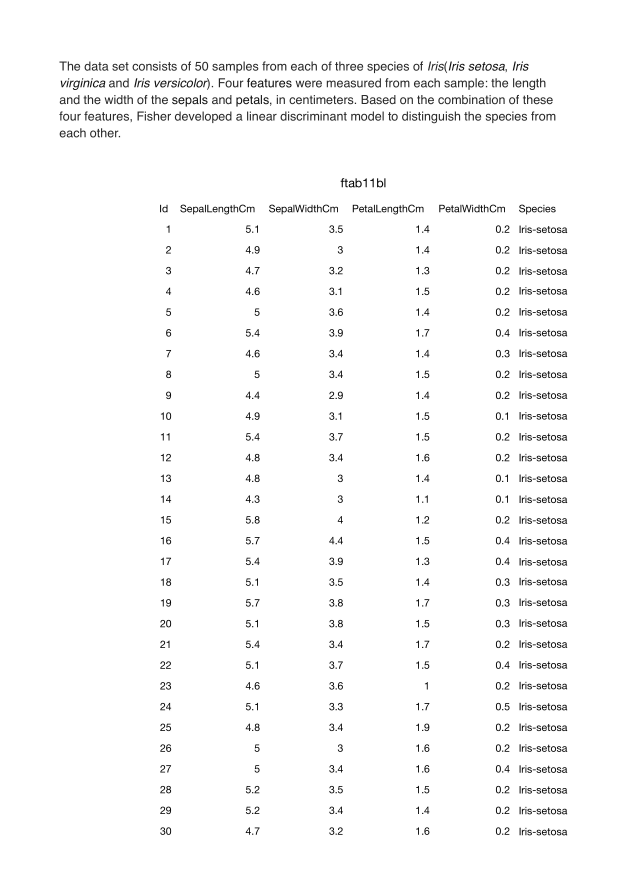
#> input picture image1.jpg, 2480 x 3507 px (shown at 1/4 size)
$ jupyter execute --allow-errors Example2.ipynb   (shell and % lines are left out)   (older library calls are emulated)
#> lines starting #> are read from the running program, lines starting #| are printed output that depends on the picture; after the words box and inside, x2 and y2 are one past the last pixel; in counts of white or black regions, pixels touching at a corner belong together
[cell 1]
#Loading all required libraries
%pylab inline
import cv2
import numpy as np
import pandas as pd
import pytesseract
import matplotlib.pyplot as plt
import statistics

[cell 2]
#Setting matplot figure size
plt.rcParams['figure.figsize'] = [15, 8]

[cell 3]
# loading image form directory
img = cv2.imread('image1.jpg',0)
#> img is the input picture: shape (3507, 2480); min 0, max 255, mean 249.1

[cell 4]
img.shape

[cell 5]
# showing image
imgplot = plt.imshow(cv2.resize(img, None, fx=2, fy=2, interpolation=cv2.INTER_CUBIC),cmap='gray')
plt.show()

[cell 6]
# for adding border to an image
img1= cv2.copyMakeBorder(img,50,50,50,50,cv2.BORDER_CONSTANT,value=[255,255])
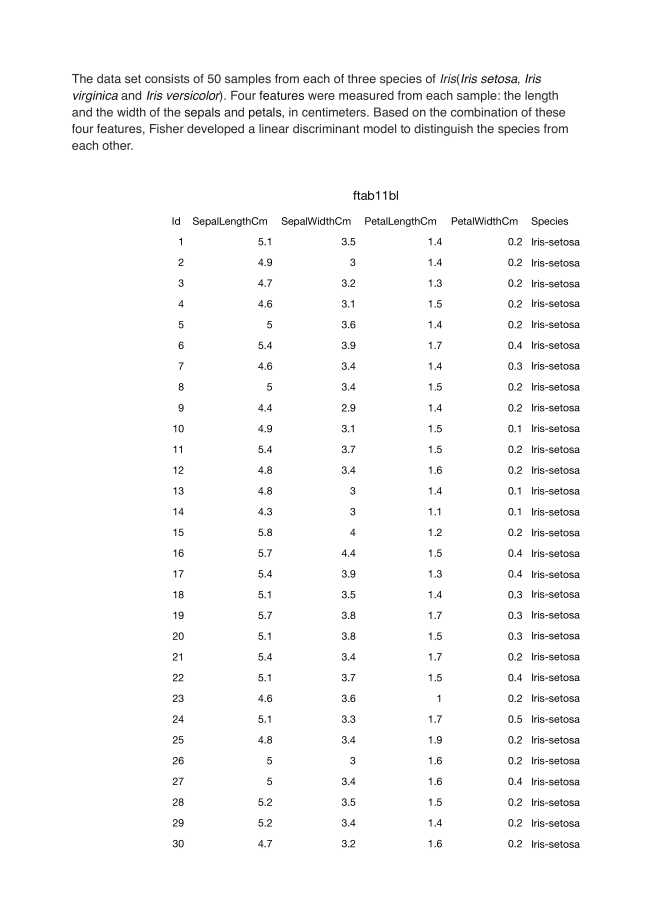
#> img1: shape (3607, 2580) (shown at 1/4 size); min 0, max 255, mean 249.5

[cell 7]
img123 = img1.copy()

[cell 8]
# Thresholding the image
(thresh, th3) = cv2.threshold(img1, 128, 255,cv2.THRESH_BINARY|cv2.THRESH_OTSU)
#> th3: shape (3607, 2580); 97.7% white; 1158 black regions (33 under 20 px), largest, box (x1, y1, x2, y2) and area: (1497, 430, 1524, 466) 496, (954, 305, 989, 332) 424, (1316, 439, 1351, 466) 424
#> thresh = 144

[cell 9]
imgplot = plt.imshow(cv2.resize(th3, None, fx=2, fy=2, interpolation=cv2.INTER_CUBIC),cmap='gray')
plt.show()

[cell 10]
# to flip image pixel values
th3 = 255-th3
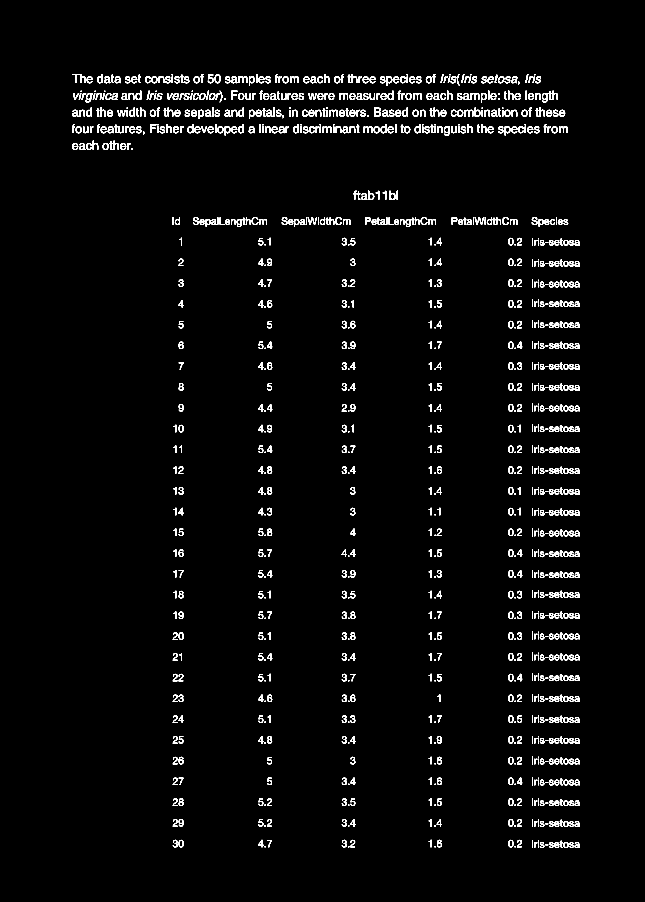
#> th3: shape (3607, 2580) (shown at 1/4 size); 2.3% white; 1158 white regions (33 under 20 px)

[cell 11]
imgplot = plt.imshow(cv2.resize(th3, None, fx=2, fy=2, interpolation=cv2.INTER_CUBIC),cmap='gray')
plt.show()

[cell 12]
# initialize kernels for table boundaries detections
if(th3.shape[0]<1000):
    ver = np.array([[1],
               [1],
               [1],
               [1],
               [1],
               [1],
               [1]])
    hor = np.array([[1,1,1,1,1,1]])

else:
    ver = np.array([[1],
               [1],
               [1],
               [1],
               [1],
               [1],
               [1],
               [1],
               [1],
               [1],
               [1],
               [1],
               [1],
               [1],
               [1],
               [1],
               [1],
               [1],
               [1]])
    hor = np.array([[1,1,1,1,1,1,1,1,1,1,1,1,1,1,1]])

[cell 13]
# to detect vertical lines of table borders
img_temp1 = cv2.erode(th3, ver, iterations=3)
#> img_temp1: shape (3607, 2580); every value is 0
verticle_lines_img = cv2.dilate(img_temp1, ver, iterations=3)

[cell 14]
imgplot = plt.imshow(cv2.resize(verticle_lines_img, None, fx=2, fy=2, interpolation=cv2.INTER_CUBIC),cmap='gray')
plt.show()

[cell 15]
# to detect horizontal lines of table borders
img_hor = cv2.erode(th3, hor, iterations=3)
hor_lines_img = cv2.dilate(img_hor, hor, iterations=4)

[cell 16]
imgplot = plt.imshow(cv2.resize(hor_lines_img, None, fx=2, fy=2, interpolation=cv2.INTER_CUBIC),cmap='gray')
plt.show()

[cell 17]
# adding horizontal and vertical lines
hor_ver = cv2.add(hor_lines_img,verticle_lines_img)

[cell 18]
imgplot = plt.imshow(cv2.resize(hor_ver, None, fx=2, fy=2, interpolation=cv2.INTER_CUBIC),cmap='gray')
plt.show()

[cell 19]
hor_ver = 255-hor_ver
#> hor_ver: shape (3607, 2580); every value is 255

[cell 20]
imgplot = plt.imshow(cv2.resize(hor_ver, None, fx=2, fy=2, interpolation=cv2.INTER_CUBIC),cmap='gray')
plt.show()

[cell 21]
# subtracting table borders from image
temp = cv2.subtract(th3,hor_ver)

[cell 22]
imgplot = plt.imshow(cv2.resize(temp, None, fx=2, fy=2, interpolation=cv2.INTER_CUBIC),cmap='gray')
plt.show()

[cell 23]
temp = 255-temp

[cell 24]
imgplot = plt.imshow(cv2.resize(temp, None, fx=2, fy=2, interpolation=cv2.INTER_CUBIC),cmap='gray')
plt.show()

[cell 25]
#Doing xor operation for erasing table boundaries
tt = cv2.bitwise_xor(img1,temp)

[cell 26]
imgplot = plt.imshow(cv2.resize(tt, None, fx=2, fy=2, interpolation=cv2.INTER_CUBIC),cmap='gray')
plt.show()

[cell 27]
iii = cv2.bitwise_not(tt)

[cell 28]
imgplot = plt.imshow(cv2.resize(iii, None, fx=2, fy=2, interpolation=cv2.INTER_CUBIC),cmap='gray')
plt.show()

[cell 29]
tt1=iii.copy()

[cell 30]
imgplot = plt.imshow(cv2.resize(tt1, None, fx=2, fy=2, interpolation=cv2.INTER_CUBIC),cmap='gray')
plt.show()

[cell 31]
#kernel initialization
ver1 = np.array([[1,1],
               [1,1],
               [1,1],
               [1,1],
               [1,1],
               [1,1],
               [1,1],
               [1,1],
               [1,1]])

[cell 32]
hor1 = np.array([[1,1,1,1,1,1,1,1,1,1],
               [1,1,1,1,1,1,1,1,1,1]])

[cell 33]
#morphological operation
temp1 = cv2.erode(tt1, ver1, iterations=1)
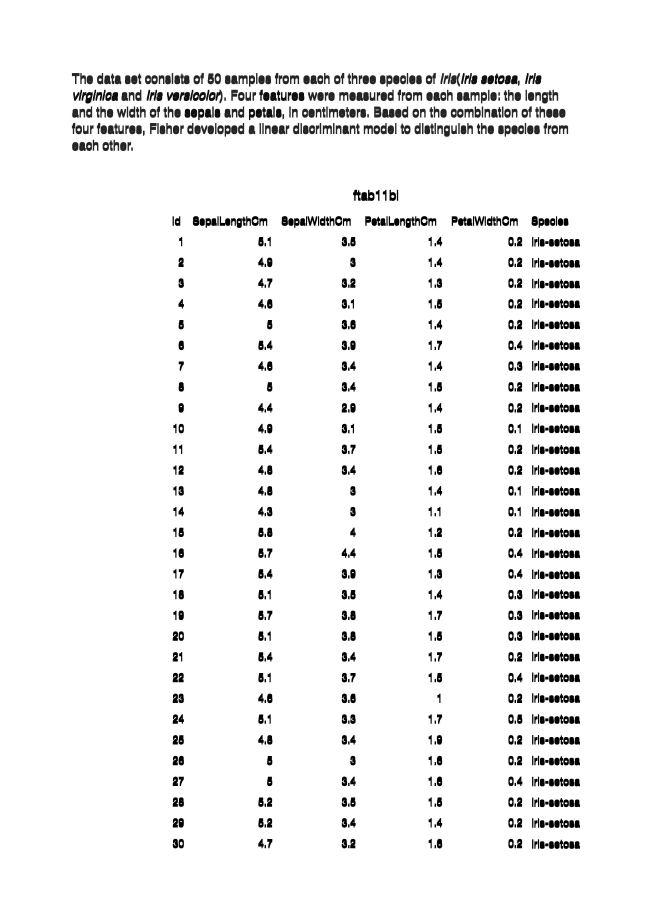
#> temp1: shape (3607, 2580) (shown at 1/4 size); min 0, max 255, mean 242.2
verticle_lines_img1 = cv2.dilate(temp1, ver1, iterations=1)

[cell 34]
imgplot = plt.imshow(cv2.resize(verticle_lines_img1, None, fx=2, fy=2, interpolation=cv2.INTER_CUBIC),cmap='gray')
plt.show()

[cell 35]
temp12 = cv2.erode(tt1, hor1, iterations=1)
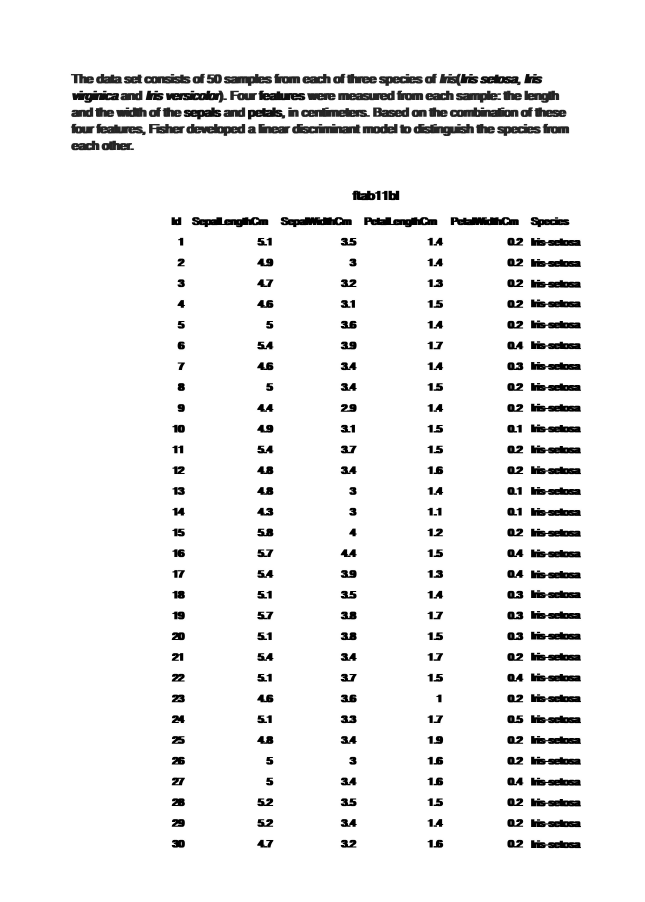
#> temp12: shape (3607, 2580) (shown at 1/4 size); min 0, max 255, mean 240.8
hor_lines_img2 = cv2.dilate(temp12, hor1, iterations=1)

[cell 36]
imgplot = plt.imshow(cv2.resize(hor_lines_img2, None, fx=2, fy=2, interpolation=cv2.INTER_CUBIC),cmap='gray')
plt.show()
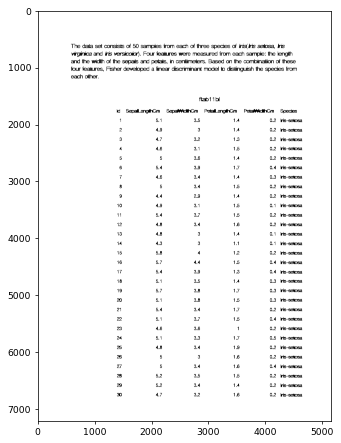
#> figure drawn by matplotlib, 1 panel

[cell 37]
# doing or operation for detecting only text part and removing rest all
hor_ver = cv2.add(hor_lines_img2,verticle_lines_img1)

[cell 38]
imgplot = plt.imshow(cv2.resize(hor_ver, None, fx=2, fy=2, interpolation=cv2.INTER_CUBIC),cmap='gray')
plt.show()

[cell 39]
dim1 = (hor_ver.shape[1],hor_ver.shape[0])

[cell 40]
dim = (hor_ver.shape[1]*2,hor_ver.shape[0]*2)

[cell 41]
# resizing image to its double size to increase the text size
resized = cv2.resize(hor_ver, dim, interpolation = cv2.INTER_AREA)

[cell 42]
#bitwise not operation for fliping the pixel values so as to apply morphological operation such as dilation and erode
want = cv2.bitwise_not(resized)
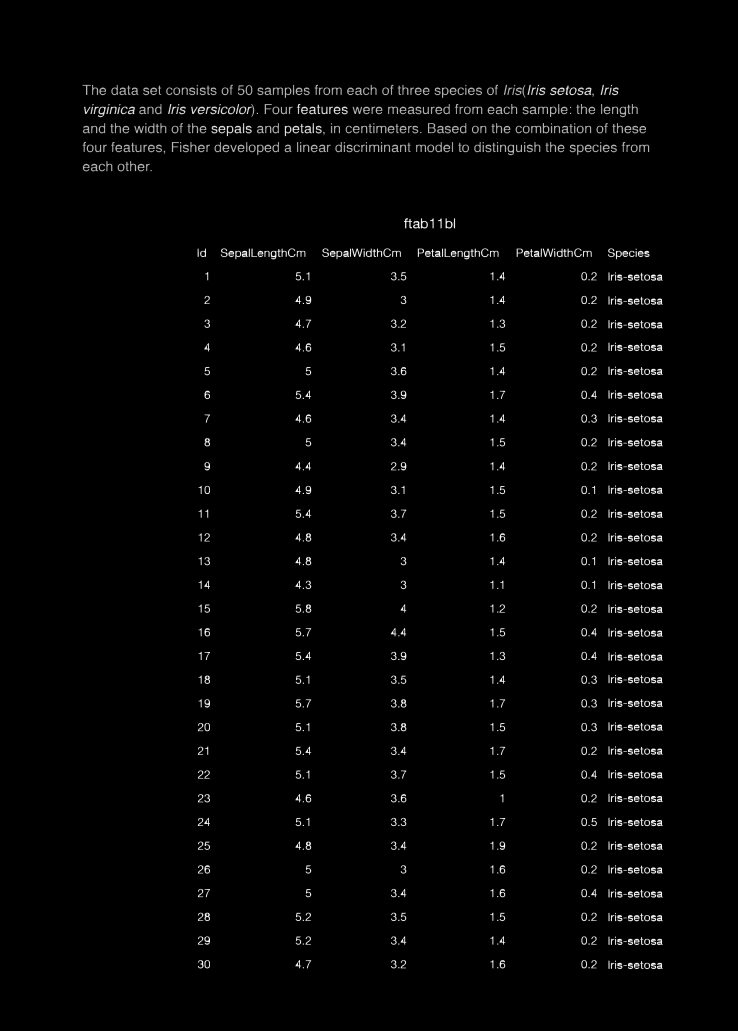
#> want: shape (7214, 5160) (shown at 1/7 size); min 0, max 255, mean 4.8

[cell 43]
imgplot = plt.imshow(cv2.resize(want, None, fx=2, fy=2, interpolation=cv2.INTER_CUBIC),cmap='gray')
plt.show()

[cell 44]
if(want.shape[0]<1000):
    kernel1 = np.array([[1,1,1]])
    kernel2 = np.array([[1,1],
                        [1,1]])
    kernel3 = np.array([[1,0,1],[0,1,0],
                       [1,0,1]])
else:
    kernel1 = np.array([[1,1,1,1,1,1]])
    kernel2 = np.array([[1,1,1,1,1],
                        [1,1,1,1,1],
                        [1,1,1,1,1],
                        [1,1,1,1,1]])

[cell 45]
tt1 = cv2.dilate(want,kernel1,iterations=14)

[cell 46]
imgplot = plt.imshow(cv2.resize(tt1, None, fx=2, fy=2, interpolation=cv2.INTER_CUBIC),cmap='gray')
plt.show()
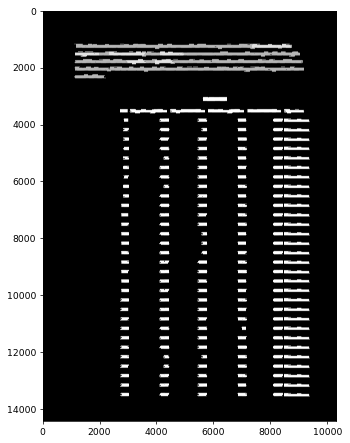
#> figure drawn by matplotlib, 1 panel

[cell 47]
# getting image back to its original size
resized1 = cv2.resize(tt1, dim1, interpolation = cv2.INTER_AREA)
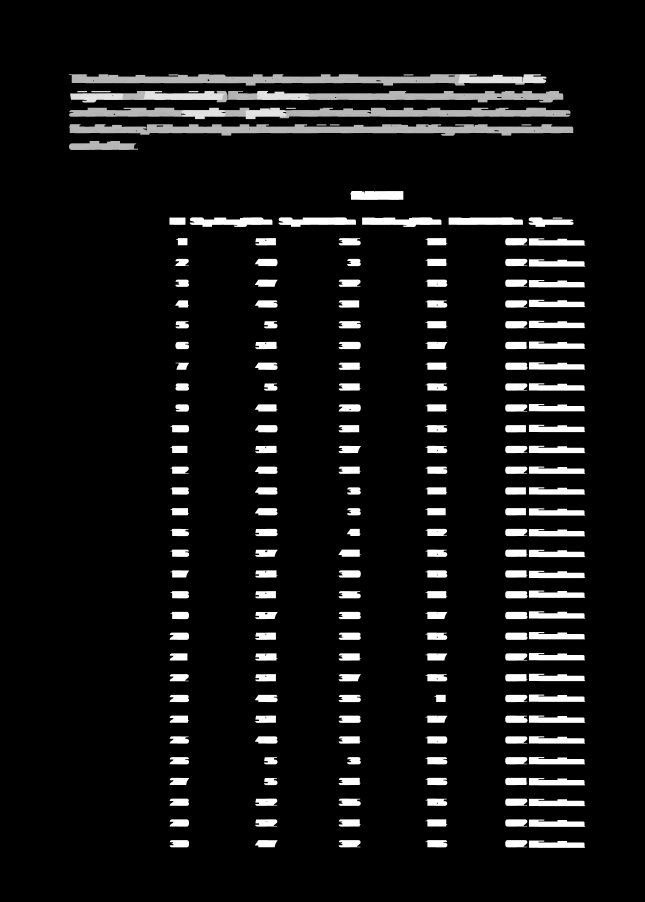
#> resized1: shape (3607, 2580) (shown at 1/4 size); min 0, max 255, mean 19.4

[cell 48]
# Find contours for image, which will detect all the boxes
im21, contours1, hierarchy1 = cv2.findContours(resized1, cv2.RETR_TREE, cv2.CHAIN_APPROX_SIMPLE)
#> contours1 = 232 contours, 20 with area under 20; largest, box (x1, y1, x2, y2) and area: (275, 496, 2293, 543) 60454, (276, 430, 2283, 477) 59503, (280, 363, 2253, 410) 57508, (275, 296, 2186, 343) 57324, (759, 869, 1090, 908) 9188

[cell 49]
#function to sort contours by its x-axis (top to bottom)
def sort_contours(cnts, method="left-to-right"):
	# initialize the reverse flag and sort index
#> called with method = 'top-to-bottom'
	reverse = False
	i = 0

	# handle if we need to sort in reverse
	if method == "right-to-left" or method == "bottom-to-top":
		reverse = True

	# handle if we are sorting against the y-coordinate rather than
	# the x-coordinate of the bounding box
	if method == "top-to-bottom" or method == "bottom-to-top":
		i = 1

	# construct the list of bounding boxes and sort them from top to
	# bottom
	boundingBoxes = [cv2.boundingRect(c) for c in cnts]
#> boundingBoxes = 232 items, first 6: (2115, 3362, 226, 30), (2021, 3360, 88, 30), (1702, 3360, 88, 30), (1354, 3360, 88, 30), (1020, 3360, 90, 30), (678, 3360, 78, 30)
	(cnts, boundingBoxes) = zip(*sorted(zip(cnts, boundingBoxes),
		key=lambda b:b[1][i], reverse=reverse))
#> cnts has the same summary as contours1 outside sort_contours; boundingBoxes = 232 items, first 6: (275, 296, 1911, 47), (1614, 297, 40, 5), (1793, 301, 27, 6), (2049, 314, 3, 3), (927, 314, 3, 3), (831, 317, 7, 8)

	# return the list of sorted contours and bounding boxes
	return (cnts, boundingBoxes)

[cell 50]
#sorting contours by calling fuction
(cnts, boundingBoxes) = sort_contours(contours1, method="top-to-bottom")
#> cnts has the same summary as contours1

[cell 51]
#storing value of all bouding box height
heightlist=[]
for i in range(len(boundingBoxes)):
    heightlist.append(boundingBoxes[i][3])
#> after the loop, heightlist = 232 values, max 47 at index 0, min 3 at index 3, mean 26.13

[cell 52]
#sorting height values
heightlist.sort()

[cell 53]
sportion = int(.5*len(heightlist))
#> sportion = 116

[cell 54]
eportion = int(0.05*len(heightlist))
#> eportion = 11

[cell 55]
#taking 50% to 95% values of heights and calculate their mean
#this will neglect small bounding box which are basically noise
try:
    medianheight = statistics.mean(heightlist[-sportion:-eportion])
#> medianheight = 30
except:
    medianheight = statistics.mean(heightlist[-sportion:-2])

[cell 56]
#keeping bounding box which are having height more then 70% of the mean height and deleting all those value where
# ratio of width to height is less then 0.9
box =[]
imag = iii.copy()
for i in range(len(cnts)):
    cnt = cnts[i]
    x,y,w,h = cv2.boundingRect(cnt)
    if(h>=.7*medianheight and w/h > 0.9):
        image = cv2.rectangle(imag,(x+4,y-2),(x+w-5,y+h),(0,255,0),1)
        box.append([x,y,w,h])
#> this loop made 232 passes
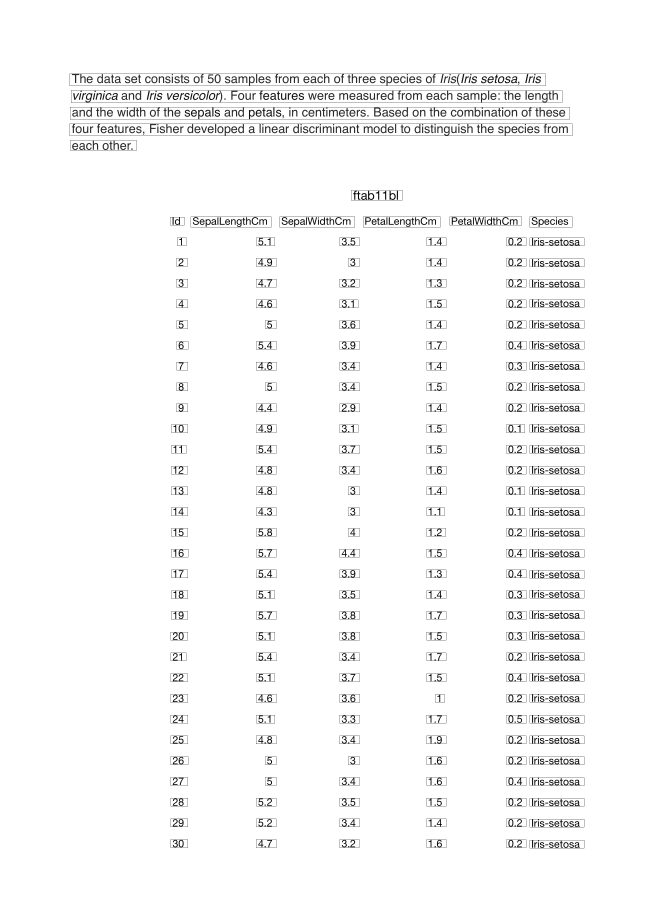
#> imag: shape (3607, 2580) (shown at 1/4 size); 0.72% of pixels changed, all inside (x1, y1, x2, y2) = (279, 294, 2337, 3393)
#> after the loop, box = 192 items, first 6: [275, 296, 1911, 47], [280, 363, 1973, 47], [276, 430, 2007, 47], [275, 496, 2018, 47], [276, 564, 276, 36], [1400, 763, 214, 37]
    # to show image

[cell 57]
imgplot = plt.imshow(cv2.resize(image, None, fx=2, fy=2, interpolation=cv2.INTER_CUBIC),cmap='gray')
plt.show()

[cell 58]
cv2.imwrite('imagegen.jpg',image)
#> Out = True

[cell 59]
#rearranging all the bounding boxes horizontal wise where every box fall on same horizontal line
main=[]
j=0
l=[]
for i in range(len(box)):
    if(i==0):
        l.append(box[i])
        last=box[i]
    else:
        if(box[i][1]<=last[1]+medianheight/2):
            l.append(box[i])
            last=box[i]
            if(i==len(box)-1):
                main.append(l)
        else:
#             print(l)
            main.append(l)
            l=[]
            last = box[i]
            l.append(box[i])
#> this loop made 192 passes
#> after the loop, main = 37 items

[cell 60]
#calculating maximum number of box in a particular row
maxsize=0
for i in range(len(main)):
    l=len(main[i])
    if(maxsize<=l):
        maxsize=l
#> this loop made 37 passes
#> (l, maxsize) on passes 1 to 8: (1, 1), (1, 1), (1, 1), (1, 1), (1, 1), (1, 1), (6, 6), (6, 6)
#> after the loop, maxsize = 6

[cell 61]
ylist=[]
for i in range(len(boundingBoxes)):
    ylist.append(boundingBoxes[i][0])
#> after the loop, ylist = 232 values, max 2211 at index 29, min 275 at index 0, mean 1424.6

[cell 62]
ymax = max(ylist)
#> ymax = 2211
ymin = min(ylist)
#> ymin = 275

[cell 63]
ymaxwidth=0
for i in range(len(boundingBoxes)):
    if(boundingBoxes[i][0]==ymax):
        ymaxwidth=boundingBoxes[i][2]
#> this loop made 232 passes
#> ymaxwidth on pass 30: 4

[cell 64]
TotWidth = ymax+ymaxwidth-ymin
#> TotWidth = 1940

[cell 65]
width = []
widthsum=0
for i in range(len(main)):
    for j in range(len(main[i])):
        widthsum = main[i][j][2]+widthsum

#     print(" Row ",i,"total width",widthsum)
    width.append(widthsum)
    widthsum=0
#> this loop made 37 passes
#> after the loop, width = 37 values, max 2018 at index 3, min 214 at index 5, mean 782.7

[cell 66]
#removing all the lines which are not the part of the table
main1=[]
flag=0
for i in range(len(main)):
    if(i==0):
        if(width[i]>=(.8*TotWidth) and len(main[i])==1 or width[i]>=(.8*TotWidth) and width[i+1]>=(.8*TotWidth) or len(main[i])==1):
            flag = 1
    else:
        if(len(main[i])==1 and width[i-1]>=.8*TotWidth):
            flag=1

        elif(width[i]>=(.8*TotWidth) and len(main[i])==1):
             flag=1

        elif(len(main[i-1])==1 and len(main[i])==1 and (width[i]>=(.7*TotWidth) or width[i-1]>=(.8*TotWidth))):
            flag=1


    if(flag==1):
        pass
    else:
        main1.append(main[i])

    flag=0
#> after the loop, main1 = 32 items

[cell 67]
maxsize1=0
for i in range(len(main1)):
    l=len(main1[i])
    if(maxsize1<=l):
        maxsize1=l
#> this loop made 32 passes

[cell 68]
#calculating the values of the mid points of the columns
midpoint=[]
for i in range(len(main1)):
    if(len(main1[i])==maxsize1):
#         print(main1[i])
        for j in range(maxsize1):
            midpoint.append(int(main1[i][j][0]+main1[i][j][2]/2))
        break
#> this loop made 2 passes

[cell 69]
midpoint=np.array(midpoint)
midpoint.sort()

[cell 70]
final = [[]*maxsize1]*len(main1)

[cell 71]
#sorting the boxes left to right
for i in range(len(main1)):
    for j in range(len(main1[i])):
        min_idx = j
        for k in range(j+1,len(main1[i])):
            if(main1[i][min_idx][0]>main1[i][k][0]):
                min_idx = k

        main1[i][j], main1[i][min_idx] = main1[i][min_idx],main1[i][j]
#> this loop made 32 passes

[cell 72]
#storing the boxes in their respective columns based upon their distances from mid points
finallist = []
for i in range(len(main1)):
    lis=[ [] for k in range(maxsize1)]
    for j in range(len(main1[i])):
#         diff=np.zeros[maxsize]
        diff = abs(midpoint-(main1[i][j][0]+main1[i][j][2]/4))
        minvalue = min(diff)
        ind = list(diff).index(minvalue)
#         print(minvalue)
        lis[ind].append(main1[i][j])
#     print('----------------------------------------------')
    finallist.append(lis)
